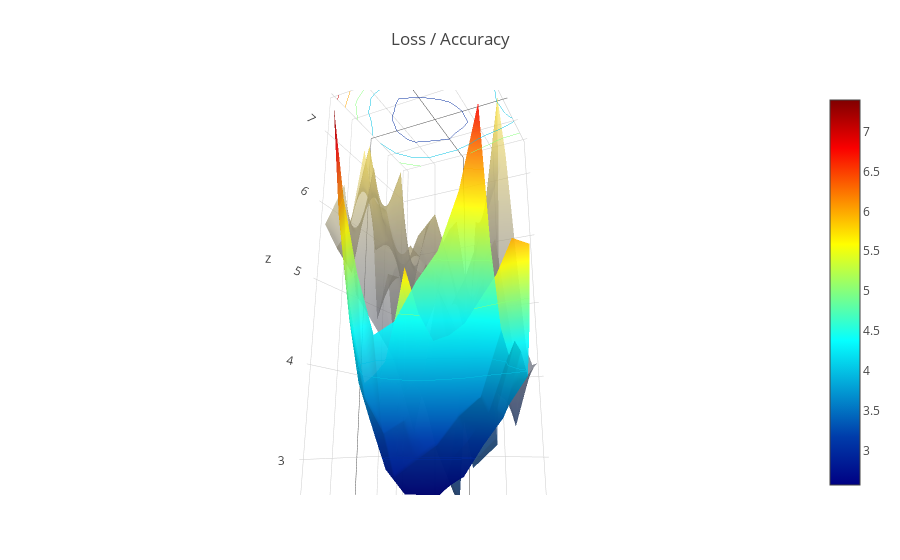
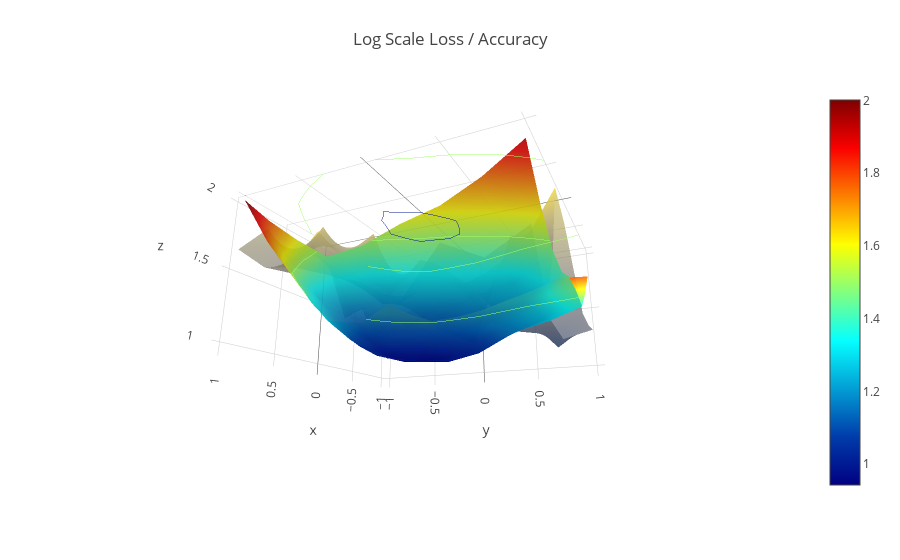

Write notebook code for charts like these, in order.
### Code cell
create_viz(loss_list,acc_list)
